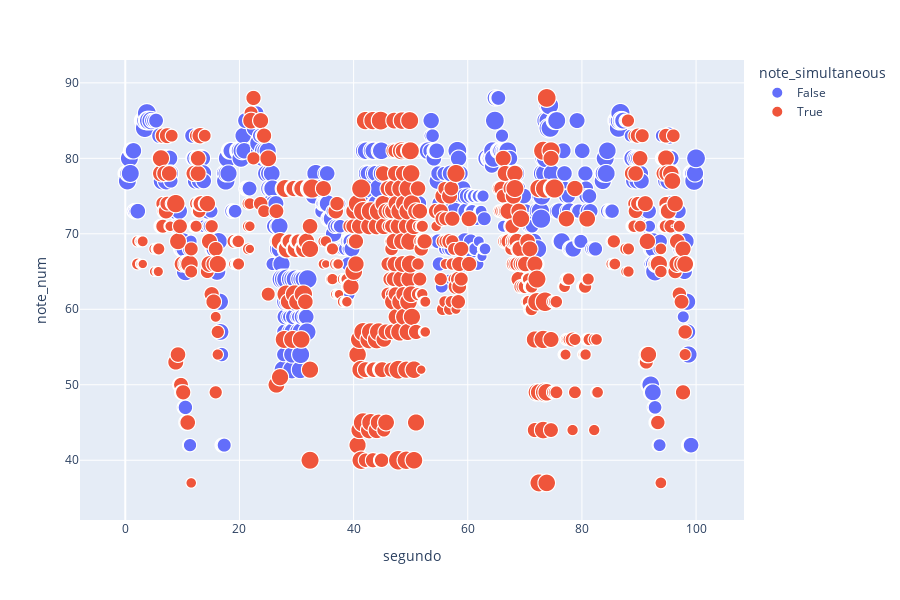

Notebook code cell kept with this figure:
### Code cell
## Poltea las notas en el tiempo
import plotly.express as px

fig = px.scatter(data_frame = tema_df[mask_tiempo_from & mask_tiempo_to], x = "segundo", y = "note_num",
                 size = size_plot, color = color_plot, opacity = 1, color_discrete_sequence=None, labels='note', height=600,)

fig.show()

### Figure 1 — Plotly figure (JSON) as saved in the notebook; plotly's stock layout.template omitted (floating-point values rounded to 4 significant figures; data arrays with more than 128 entries replaced by an {"elided": "..."} marker saying what was removed)
{"data": [{"hovertemplate": "note_simultaneous=False<br>segundo=%{x}<br>note_num=%{y}<br>velocity=%{marker.size}<extra></extra>", "legendgroup": "False", "marker": {"color": "#636efa", "opacity": 1, "size": {"elided": "543 int values"}, "sizemode": "area", "sizeref": 0.2575, "symbol": "circle"}, "mode": "markers", "name": "False", "showlegend": true, "type": "scattergl", "x": {"elided": "543 float values"}, "xaxis": "x", "y": {"elided": "543 int values"}, "yaxis": "y"}, {"hovertemplate": "note_simultaneous=True<br>segundo=%{x}<br>note_num=%{y}<br>velocity=%{marker.size}<extra></extra>", "legendgroup": "True", "marker": {"color": "#EF553B", "opacity": 1, "size": {"elided": "527 int values"}, "sizemode": "area", "sizeref": 0.2575, "symbol": "circle"}, "mode": "markers", "name": "True", "showlegend": true, "type": "scattergl", "x": {"elided": "527 float values"}, "xaxis": "x", "y": {"elided": "527 int values"}, "yaxis": "y"}], "layout": {"height": 600, "legend": {"itemsizing": "constant", "title": {"text": "note_simultaneous"}, "tracegroupgap": 0}, "margin": {"t": 60}, "xaxis": {"anchor": "y", "domain": [0, 1], "title": {"text": "segundo"}}, "yaxis": {"anchor": "x", "domain": [0, 1], "title": {"text": "note_num"}}}}
